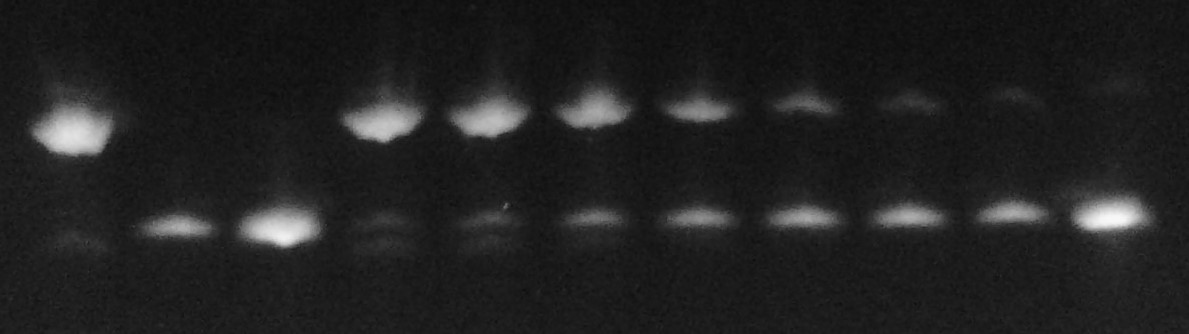
#> input picture analysis_v1.jpg, 1189 x 334 px
$ python page_analysis_v1.py
#> lines starting #> are read from the running program, lines starting #| are printed output that depends on the picture
# -*- coding: utf-8 -*-
"""
Created on Wed Jun 22 10:28:07 2022

@author: rmish
"""

from skimage.feature import blob_dog, blob_log, blob_doh
import matplotlib.pyplot as plt
from skimage import color
from skimage import io
from math import sqrt
import skimage.draw as skdraw
import numpy as np

def circle_mask_generator(h,w,radius):
    """Returns binary mask with a circle in the center for use with a DMD.
    h,w: height, width of mask.
    radius: radius of circle in the center of the mask."""
    rr,cc = skdraw.disk((h/2,w/2),radius,shape=[h,w])
    mask1 = np.zeros([h,w],dtype='uint8')
    mask1[rr,cc] = 255
    return mask1

image = io.imread('analysis_v1.jpg')
#> image is the input picture: shape (334, 1189, 3); min 10, max 248, mean 33.4
image_gray = color.rgb2gray(io.imread('analysis_v1.jpg'))
#> image_gray: shape (334, 1189) float64; min 0.0392, max 0.973, mean 0.131
# plt.imshow(img)

h,w = np.shape(image_gray)
#> h = 334; w = 1189
blobs_log = blob_log(image_gray, max_sigma=30, num_sigma=10, threshold=.1)
#> blobs_log = 15 rows, first 8: [133, 73, 20.33], [216, 1111, 17.11], [229, 282, 17.11], [123, 383, 17.11], [119, 491, 17.11], [110, 596, 17.11], [226, 181, 10.67], [216, 910, 10.67]

# Compute radii in the 3rd column.
blobs_log[:, 2] = blobs_log[:, 2] * sqrt(2)

blobs_dog = blob_dog(image_gray, min_sigma=10, max_sigma=30, threshold=.01)
#> blobs_dog = 20 rows, first 8: [133, 73, 16], [216, 1111, 16], [228, 282, 16], [123, 383, 16], [118, 490, 16], [111, 596, 10], [216, 910, 10], [226, 180, 10]
blobs_dog[:, 2] = blobs_dog[:, 2] * sqrt(2)

blobs_doh = blob_doh(image_gray, max_sigma=30, threshold=.01)
#> blobs_doh = [[133, 72, 30], [227, 283, 30], [215, 1111, 30], [122, 382, 30], [118, 490, 30], [110, 595, 30]]

blobs_list = [blobs_log, blobs_dog, blobs_doh]
colors = ['yellow', 'lime', 'red']
titles = ['Laplacian of Gaussian', 'Difference of Gaussian',
          'Determinant of Hessian']
sequence = zip(blobs_list, colors, titles)

fig, axes = plt.subplots(1, 3, figsize=(9, 3), sharex=True, sharey=True)
ax = axes.ravel()

for idx, (blobs, color, title) in enumerate(sequence):
    ax[idx].set_title(title)
    ax[idx].imshow(image)
    for blob in blobs:
        y, x, r = blob
        c = plt.Circle((x, y), r, color=color, linewidth=2, fill=False)
        ax[idx].add_patch(c)
    ax[idx].set_axis_off()
#> this loop made 3 passes
#> (color, title) on passes 1 to 3: ('yellow', 'Laplacian of Gaussian'), ('lime', 'Difference of Gaussian'), ('red', 'Determinant of Hessian')

plt.tight_layout()
plt.show()
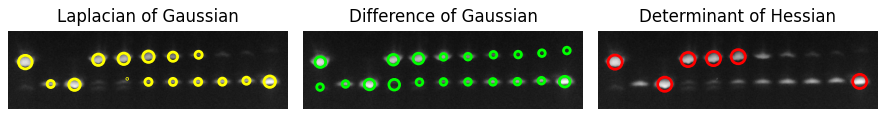
#> figure drawn by matplotlib, 3 panels
